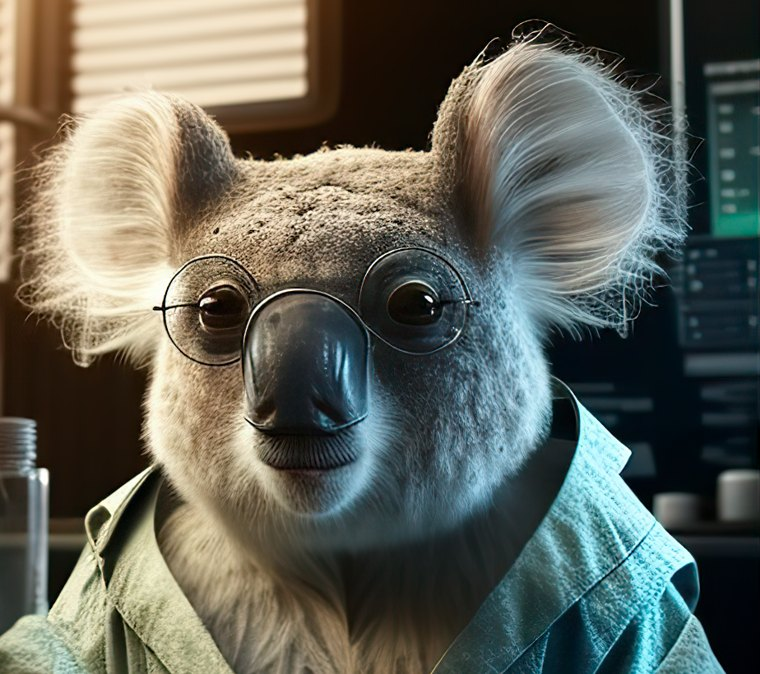
#> input picture scripts/pdf/koala.jpg, 760 x 674 px
$ python -i build_epub.py   (imports and definitions only)
#> lines starting #> are read from the running program, lines starting #| are printed output that depends on the picture
"""Version liseuse (EPUB 3) du traité, à partir du HTML produit par la chaîne du PDF.

Usage : python3 build_epub.py traite.html couverture.jpg traite-rdr.epub

traite.html est la sortie de scripts/pdf/refonte/build_html.py (même texte, mêmes corrections,
même numérotation A.1.2 que le PDF). Les images sont lues à côté de traite.html (media/).
Le livre est découpé en un fichier par chapitre ; les notes deviennent des notes cliquables
(fenêtre surgissante sur Kobo, Apple Livres, Kindle) regroupées en fin de chapitre.
"""
import datetime, html, io, os, re, sys, uuid, zipfile
from bs4 import BeautifulSoup, Tag
from lxml import etree
from PIL import Image

# [1 line that did not run here, left out]
HERE = os.path.dirname(os.path.abspath(__file__))
# [1 line that did not run here, left out]
TITRE = "Traité de réduction des risques liés aux drogues – Tome 1"
AUTEUR = "Association RISKY (@risky.asso)"
UID = "urn:uuid:" + str(uuid.uuid5(uuid.NAMESPACE_URL, "https://traiterdr.netlify.app/traite-rdr.epub"))
SVG_ATTRS = ["viewBox", "preserveAspectRatio", "markerWidth", "markerHeight", "refX", "refY", "markerUnits",
             "textLength", "lengthAdjust", "gradientUnits", "gradientTransform", "patternUnits", "stdDeviation"]

# [1 line not run here, left out]
# [1 line that did not run here, left out]
# [34 lines not run here, left out]

# 3. Découpage : un fichier par partie, chapitre ou page liminaire
fichiers = []  # [nom, titre, [éléments]]
def nouveau(nom, titre):
    fichiers.append([nom, titre, []])
# [11 lines not run here, left out]

ou = {}  # id -> fichier
# [24 lines not run here, left out]

# 5. Images : redimensionnées pour liseuse, largeur relative à celle du PDF
images = {}
def image(src):
    chemin = os.path.normpath(os.path.join(BASE, src))
    if chemin in images:
        return images[chemin][0]
    im = Image.open(chemin)
    im.load()
    transparent = im.mode in ("RGBA", "LA") or "transparency" in im.info
    if im.width > 1200:
        im = im.resize((1200, round(im.height * 1200 / im.width)), Image.LANCZOS)
    # on garde la plus légère : PNG en 256 couleurs (schémas) ou JPEG (photos, sauf transparence)
    essais = []
    buf = io.BytesIO()
    im.convert("RGBA" if transparent else "RGB").quantize(256, method=Image.FASTOCTREE if transparent else None) \
      .save(buf, "PNG", optimize=True)
    essais.append(("png", buf.getvalue()))
    if not transparent:
        buf = io.BytesIO()
        im.convert("RGB").save(buf, "JPEG", quality=82)
        essais.append(("jpg", buf.getvalue()))
    ext, data = min(essais, key=lambda e: len(e[1]))
    nom = "images/i%03d.%s" % (len(images) + 1, ext)
    images[chemin] = (nom, data)
    return nom

# [12 lines not run here, left out]

# 6. Notes : appel numéroté, texte de la note en fin de chapitre ; liens internes réécrits
n = 0
xhtml = {}
# [29 lines not run here, left out]
# [2 lines that did not run here, left out]
# [6 lines not run here, left out]
# [1 line that did not run here, left out]
# [6 lines not run here, left out]
# [1 line that did not run here, left out]
ordre = ["couverture.xhtml", "version.xhtml"] + [f[0] for f in fichiers]


def page(titre, corps):
    doc = ('<?xml version="1.0" encoding="utf-8"?>\n<!DOCTYPE html>\n'
           '<html xmlns="http://www.w3.org/1999/xhtml" xmlns:epub="http://www.idpf.org/2007/ops" lang="fr" xml:lang="fr">'
           '<head><meta charset="utf-8"/><title>%s</title><link rel="stylesheet" href="../style.css"/></head>'
           '<body>%s</body></html>' % (html.escape(titre), corps))
    doc = re.sub(r"<svg(?![^>]*xmlns=)", '<svg xmlns="http://www.w3.org/2000/svg"', doc)
    for a in SVG_ATTRS:
        doc = re.sub(r'(<[^>]*\s)%s=' % a.lower(), r"\1%s=" % a, doc)
    doc = doc.replace("&nbsp;", " ")
    etree.fromstring(doc.encode("utf8"))  # vérifie que le XHTML est bien formé
    return doc

xhtml["couverture.xhtml"] = ("Couverture", '<div class="couverture"><img src="../images/couverture.jpg" alt="%s"/></div>'
                             % html.escape(TITRE))

# 8. Table des matières (nav EPUB 3 + toc.ncx pour les anciennes liseuses)
arbre = []  # (niveau, titre, cible)
# [10 lines not run here, left out]
# une partie (h1) contient ses chapitres (h2) ; les pages liminaires (Remerciements) restent au niveau 1
def emboite(items):
    racine, pile = [], [(0, [])]
    pile[0] = (0, racine)
    for lv, t, c in items:
        noeud = (t, c, [])
        while pile[-1][0] >= lv:
            pile.pop()
        pile[-1][1].append(noeud)
        pile.append((lv, noeud[2]))
    return racine
toc = emboite(arbre)

def nav_ol(nodes):
    return "<ol>%s</ol>" % "".join('<li><a href="%s">%s</a>%s</li>' % (c, html.escape(t), nav_ol(k) if k else "")
                                    for t, c, k in nodes)
# [5 lines that did not run here, left out]

cpt = [0]
def ncx_points(nodes):
    out = ""
    for t, c, k in nodes:
        cpt[0] += 1
        out += ('<navPoint id="np%d" playOrder="%d"><navLabel><text>%s</text></navLabel><content src="text/%s"/>%s</navPoint>'
                % (cpt[0], cpt[0], html.escape(t), c, ncx_points(k)))
    return out
ncx = ('<?xml version="1.0" encoding="utf-8"?><ncx xmlns="http://www.daisy.org/z3986/2005/ncx/" version="2005-1">'
       '<head><meta name="dtb:uid" content="%s"/></head><docTitle><text>%s</text></docTitle><navMap>%s</navMap></ncx>'
       % (UID, html.escape(TITRE), ncx_points(toc)))

# 9. Paquet EPUB
# [1 line that did not run here, left out]
manif = ['<item id="nav" href="text/nav.xhtml" media-type="application/xhtml+xml" properties="nav"/>',
         '<item id="ncx" href="toc.ncx" media-type="application/x-dtbncx+xml"/>',
         '<item id="css" href="style.css" media-type="text/css"/>',
         '<item id="couv" href="images/couverture.jpg" media-type="image/jpeg" properties="cover-image"/>']
spine = []
# [8 lines not run here, left out]
maintenant = datetime.datetime.now(datetime.timezone.utc).strftime("%Y-%m-%dT%H:%M:%SZ")
opf = ('<?xml version="1.0" encoding="utf-8"?><package xmlns="http://www.idpf.org/2007/opf" version="3.0" '
       'unique-identifier="uid" xml:lang="fr"><metadata xmlns:dc="http://purl.org/dc/elements/1.1/">'
       '<dc:identifier id="uid">%s</dc:identifier><dc:title>%s</dc:title><dc:creator>%s</dc:creator>'
       '<dc:publisher>Association RISKY</dc:publisher><dc:language>fr</dc:language><dc:date>%s</dc:date>'
       '<dc:subject>Réduction des risques</dc:subject><dc:subject>Drogues</dc:subject><dc:subject>Santé</dc:subject>'
       '<dc:description>Substances psychoactives et santé : comprendre sans bac+5. Sans jugement.</dc:description>'
       '<meta property="dcterms:modified">%s</meta><meta name="cover" content="couv"/></metadata>'
       '<manifest>%s</manifest><spine toc="ncx">%s</spine></package>'
       % (UID, html.escape(TITRE), AUTEUR, maintenant[:10], maintenant, "".join(manif), "".join(spine)))

# [20 lines not run here, left out]

>>> import cv2
>>> picture = cv2.imread('../pdf/koala.jpg', cv2.IMREAD_GRAYSCALE)
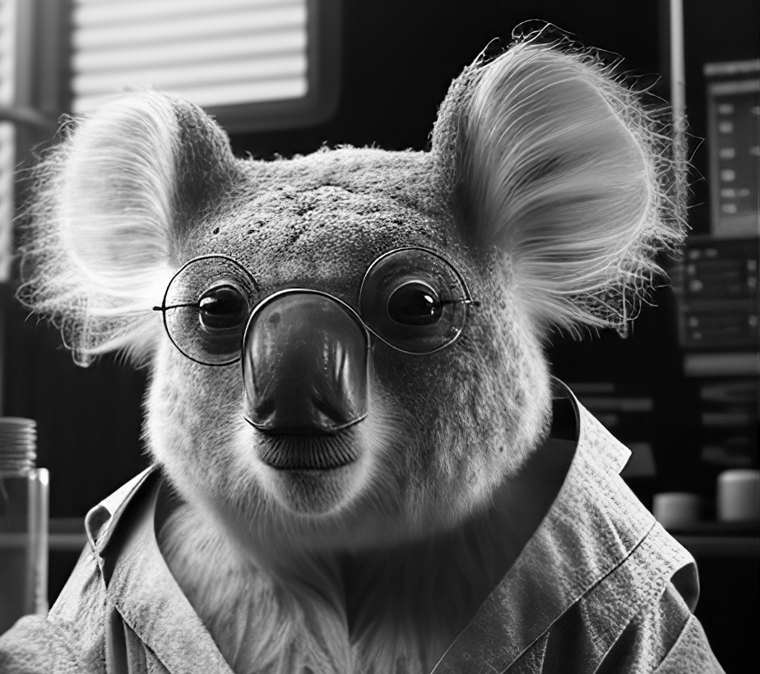
#> picture: shape (674, 760); min 0, max 255, mean 98.8
#> (the run stopped early here; a loop or call above may not have finished)

$ run again, on Risky HD.png
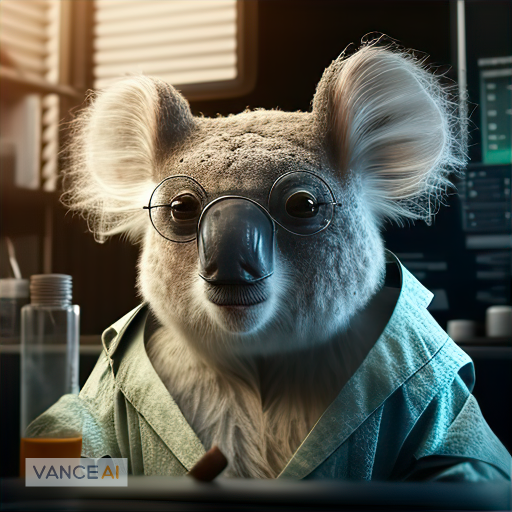
#> input picture Risky HD.png, 1024 x 1024 px (shown at 1/2 size)
#> `picture = cv2.imread('../pdf/koala.jpg', cv2.IMREAD_GRAYSCALE)`:
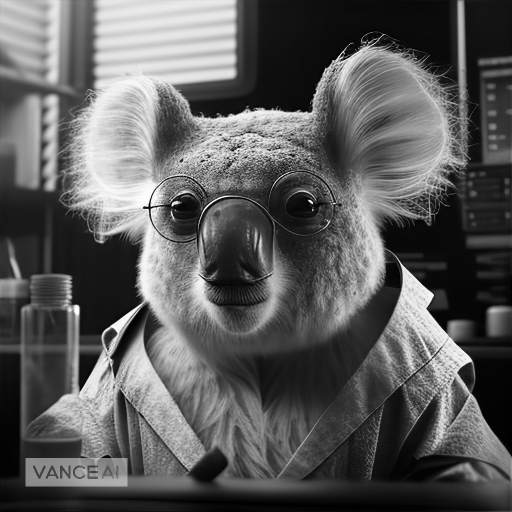
#> picture: shape (1024, 1024) (shown at 1/2 size); min 0, max 254, mean 91.7
